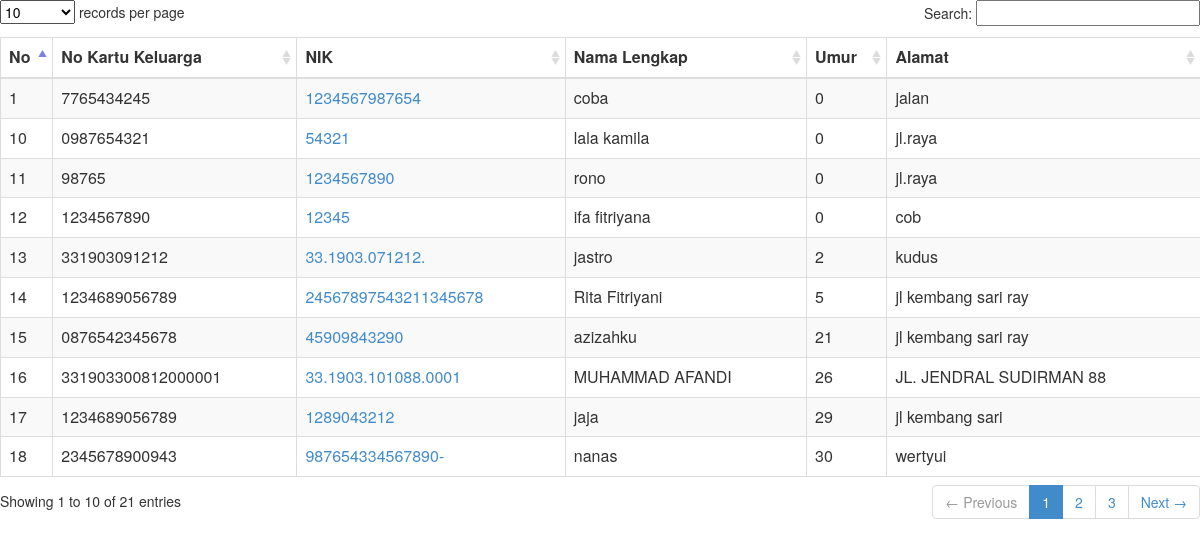
Page /menu/list_KTP.php on the committed database.
### tables this page shows
CREATE TABLE `tblpenduduk` (
  `id` int(12) NOT NULL AUTO_INCREMENT,
  `NoKK` varchar(18) NOT NULL,
  `PosisiKKID` tinyint(4) NOT NULL DEFAULT '0',
  `UrutPosisiKK` tinyint(4) NOT NULL DEFAULT '0',
  `KartuID` tinyint(1) DEFAULT '0',
  `NoIdentitas` varchar(20) NOT NULL,
  `NamaLengkap` varchar(255) DEFAULT NULL,
  `NamaAyah` varchar(50) NOT NULL,
  `NamaIbu` varchar(50) NOT NULL,
  `JenisKelamin` tinyint(1) DEFAULT '0',
  `TempatLahir` varchar(4) DEFAULT NULL,
  `TanggalLahir` date DEFAULT NULL,
  `Agama` tinyint(4) DEFAULT '0',
  `StatusPerkawinan` tinyint(4) DEFAULT '0',
  `Pekerjaan` tinyint(4) DEFAULT '0',
  `StatusKependudukan` tinyint(1) DEFAULT '0',
  `PendudukAsli` tinyint(1) DEFAULT '0',
  `Jalan` varchar(255) DEFAULT NULL,
  `RT` varchar(3) DEFAULT NULL,
  `RW` varchar(3) DEFAULT NULL,
  `NegaraID` varchar(3) DEFAULT NULL,
  `ProvinsiID` varchar(2) DEFAULT NULL,
  `KabupatenID` varchar(4) DEFAULT NULL,
  `KecamatanID` varchar(6) DEFAULT NULL,
  `KelurahanID` varchar(10) DEFAULT NULL,
  `DusunID` varchar(12) DEFAULT NULL,
  `KodePos` varchar(5) DEFAULT NULL,
  `NoTelp` varchar(20) DEFAULT NULL,
  `NoHP` varchar(20) DEFAULT NULL,
  `Email` varchar(50) DEFAULT NULL,
  `WebSite` varchar(50) DEFAULT NULL,
  `JalanLama` varchar(255) DEFAULT NULL,
  `RTLama` varchar(3) DEFAULT NULL,
  `RWLama` varchar(3) DEFAULT NULL,
  `KelurahanIDLama` varchar(10) DEFAULT NULL,
  `KecamatanIDLama` varchar(6) DEFAULT NULL,
  `KabupatenIDLama` varchar(4) DEFAULT NULL,
  `ProvinsiIDLama` varchar(2) DEFAULT NULL,
  `NegaraIDLama` varchar(255) DEFAULT NULL,
  `KodePosLama` varchar(5) DEFAULT NULL,
  `Photo` varchar(255) DEFAULT NULL,
  `TanggalEntry` datetime DEFAULT NULL,
  `StatusTinggal` tinyint(4) DEFAULT '0',
  `PendidikanID` tinyint(4) DEFAULT '0',
  `BacaID` varchar(3) DEFAULT NULL,
  `MutasiID` int(11) NOT NULL,
  `MaksudKedatangan` varchar(50) NOT NULL,
  `NoIdentitasDituju` varchar(20) NOT NULL,
  `TanggalDatang` date NOT NULL,
  `TanggalPergi` date NOT NULL,
  `Keterangan` text NOT NULL,
  `kk_pindah` tinyint(4) DEFAULT NULL,
  `kk_tidak_pindah` tinyint(4) DEFAULT NULL,
  `status` varchar(30) DEFAULT NULL,
  `AlasanPindahID` int(4) DEFAULT NULL,
  `KlasifikasiPindahID` int(4) DEFAULT NULL,
  `JenisKepindahanID` int(4) DEFAULT NULL,
  `Keturunan` int(1) DEFAULT NULL,
  `xNoKKLama` varchar(50) DEFAULT NULL,
  PRIMARY KEY (`id`,`NoIdentitas`),
  UNIQUE KEY `NoIdentitas` (`NoIdentitas`),
  KEY `DusunID` (`DusunID`),
  KEY `NoKK` (`NoKK`),
  KEY `PosisiKKID` (`PosisiKKID`),
  KEY `UrutPosisiKK` (`UrutPosisiKK`)
);

### menu/list_KTP.php (the view, shortened to what this page needs)
        <link href="../css/bootstrap.min.css" rel="stylesheet" type="text/css" />
        <link href="../css/datatables/dataTables.bootstrap.css" rel="stylesheet" type="text/css" />
<body>
<form name="formKK" action="" method="post">
<div class="box-body table-responsive">
                                    <table id="example1" class="table table-bordered table-striped">
                                        <thead>
                                            <tr>
											  <th>No</th>
											  <th>No Kartu Keluarga</th>
											  <th>NIK</th>
											  <th>Nama Lengkap</th>
											  <th>Umur</th>
											  <th>Alamat</th>
											  </tr>
											</thead>
											<tbody>
  <?php
	function hitUmur($tgllahir) {
        $tgl = explode("-", $tgllahir);
        $umur = date("Y") - $tgl[0];
        if(($tgl[1] > date("m")) || ($tgl[1] == date("m") && date("d") < $tgl[2]))
        {
                $umur -= 1;
        }
        return $umur;
}
  $sql = "select * from tblpenduduk ORDER BY TanggalLahir DESC";
$q = mysql_query($sql); $no=0; while($qq=mysql_fetch_array($q)) { $no++;
$prov=mysql_query("SELECT NamaProvinsi,ProvinsiID from tblprovinsi where ProvinsiID='$qq[ProvinsiID]'");
		$p=mysql_fetch_array($prov);
		$kab=mysql_query("SELECT NamaKabKota,KabKotaID from tblkabkota where KabKotaID='$qq[KabupatenID]'");
		$b=mysql_fetch_array($kab);
		$kec=mysql_query("SELECT NamaKecamatan,KecamatanID from tblkecamatan where KecamatanID='$qq[KecamatanID]'");
		$c=mysql_fetch_array($kec);
		$kel=mysql_query("SELECT NamaKelurahan,KelurahanID from tblkelurahan where KelurahanID='$qq[KelurahanID]'");
		$l=mysql_fetch_array($kel);
$nama		 =$qq['NamaLengkap'];
$nokk 		 =$qq['NoKK'];
$nik		 =$qq['NoIdentitas'];
$rt			 =$qq['RT'];
$rw			 =$qq['RW'];
$kodepos 	 =$qq['KodePos'];
$alamat		 =$qq['Jalan'];
$provid		 =$qq['ProvinsiID'];
$prov		 =$p['NamaProvinsi'];
$kabid		 =$b['KabKotaID'];
$kab		 =$b['NamaKabKota'];
$kecid		 =$c['KecamatanID'];
$kec		 =$c['NamaKecamatan'];
$kelurahanid =$l['KelurahanID'];
$kelurahan 	 =$l['NamaKelurahan'];
$tgl		 =$qq['TanggalLahir'];
$umur 		 =hitUmur($tgl);
?>
	<tr><td><?php echo"$no"; ?></td>
			<td><?php echo"$nokk";?></td>
			<td><a href="#" onClick="javascript:pilih('<?php echo"$nama";?>',
														'<?php echo"$nik";?>',
														'<?php echo"$nokk";?>',
														'<?php echo"$rt";?>',
														'<?php echo"$rw";?>',
														'<?php echo"$kodepos";?>',
														'<?php echo"$alamat";?>',
														'<?php echo"$provid";?>',
														'<?php echo"$prov";?>',
														'<?php echo"$kabid";?>',
														'<?php echo"$kab";?>',
														'<?php echo"$kecid";?>',
														'<?php echo"$kec";?>',
														'<?php echo"$kelurahanid";?>',
														'<?php echo"$kelurahan";?>')"><?php echo"$nik";?></a></td>
			<td><?php echo"$nama";?></td>
			<td><?php echo"$umur";?></td>
			<td><?php echo"$qq[Jalan]";?></td>
	</tr>
<?php
	}
 echo"</tbody>
	</table>
	</div>
</form>";
?>
</body>

### rows in the picture
tblpenduduk: NoKK "7765434245", NoIdentitas "1234567987654", NamaLengkap "coba", TanggalLahir "0", Jalan "jalan"
tblpenduduk: NoKK "0987654321", NoIdentitas "54321", NamaLengkap "lala kamila", TanggalLahir "0", Jalan "jl.raya"
tblpenduduk: NoKK "98765", NoIdentitas "1234567890", NamaLengkap "rono", TanggalLahir "0", Jalan "jl.raya"
tblpenduduk: NoKK "1234567890", NoIdentitas "12345", NamaLengkap "ifa fitriyana", TanggalLahir "0", Jalan "cob"
tblpenduduk: NoKK "331903091212", NoIdentitas "33.1903.071212.", NamaLengkap "jastro", TanggalLahir "2", Jalan "kudus"
tblpenduduk: NoKK "1234689056789", NoIdentitas "24567897543211345678", NamaLengkap "Rita Fitriyani", TanggalLahir "5", Jalan "jl kembang sari ray"
tblpenduduk: NoKK "0876542345678", NoIdentitas "45909843290", NamaLengkap "azizahku", TanggalLahir "21", Jalan "jl kembang sari ray"
tblpenduduk: NoKK "331903300812000001", NoIdentitas "33.1903.101088.0001", NamaLengkap "MUHAMMAD AFANDI", TanggalLahir "26", Jalan "JL. JENDRAL SUDIRMAN 88"
tblpenduduk: NoKK "1234689056789", NoIdentitas "1289043212", NamaLengkap "jaja", TanggalLahir "29", Jalan "jl kembang sari"
tblpenduduk: NoKK "2345678900943", NoIdentitas "987654334567890-", NamaLengkap "nanas", TanggalLahir "30", Jalan "wertyui"
